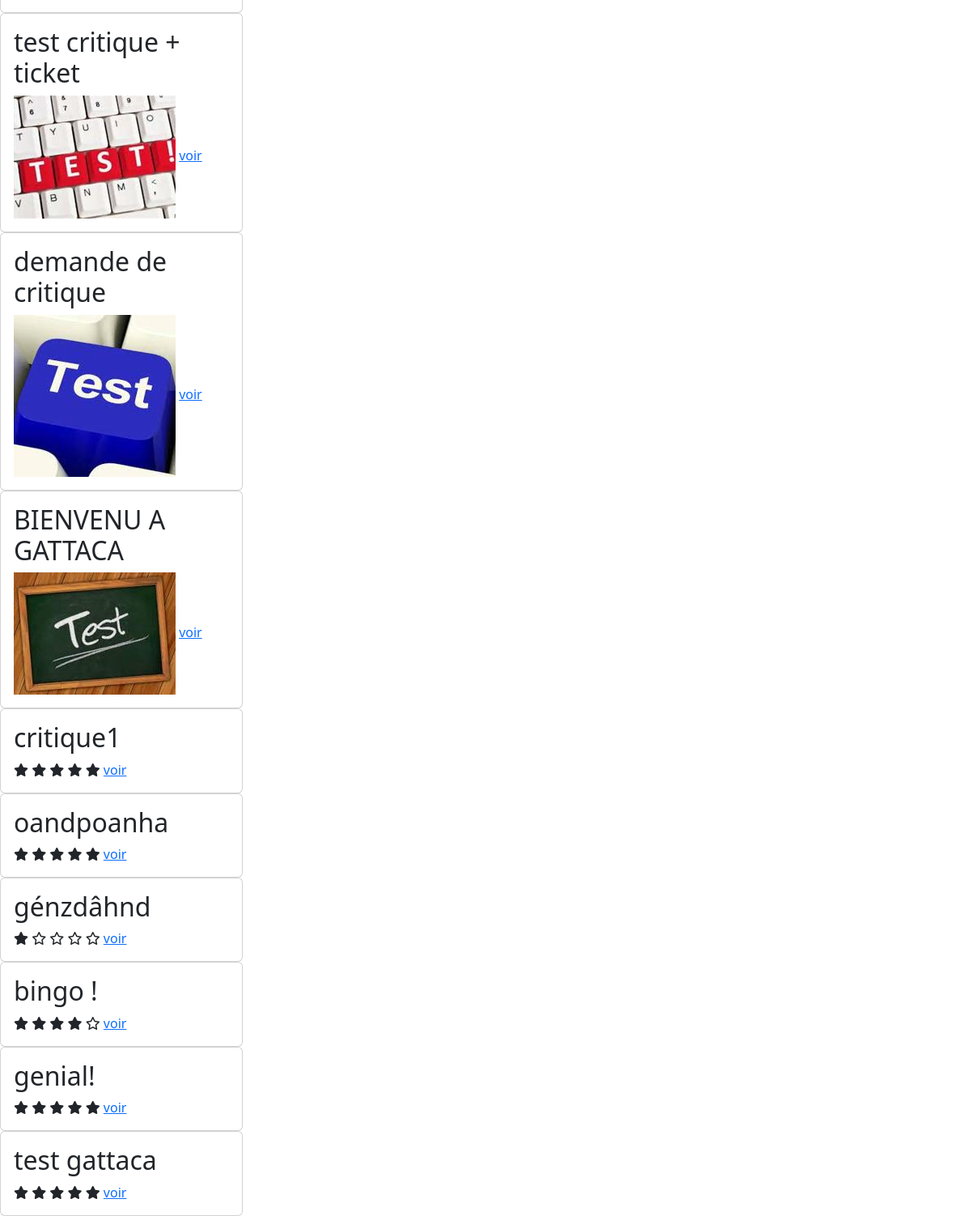
The app's page /home/ (signed in, lower part), older data.
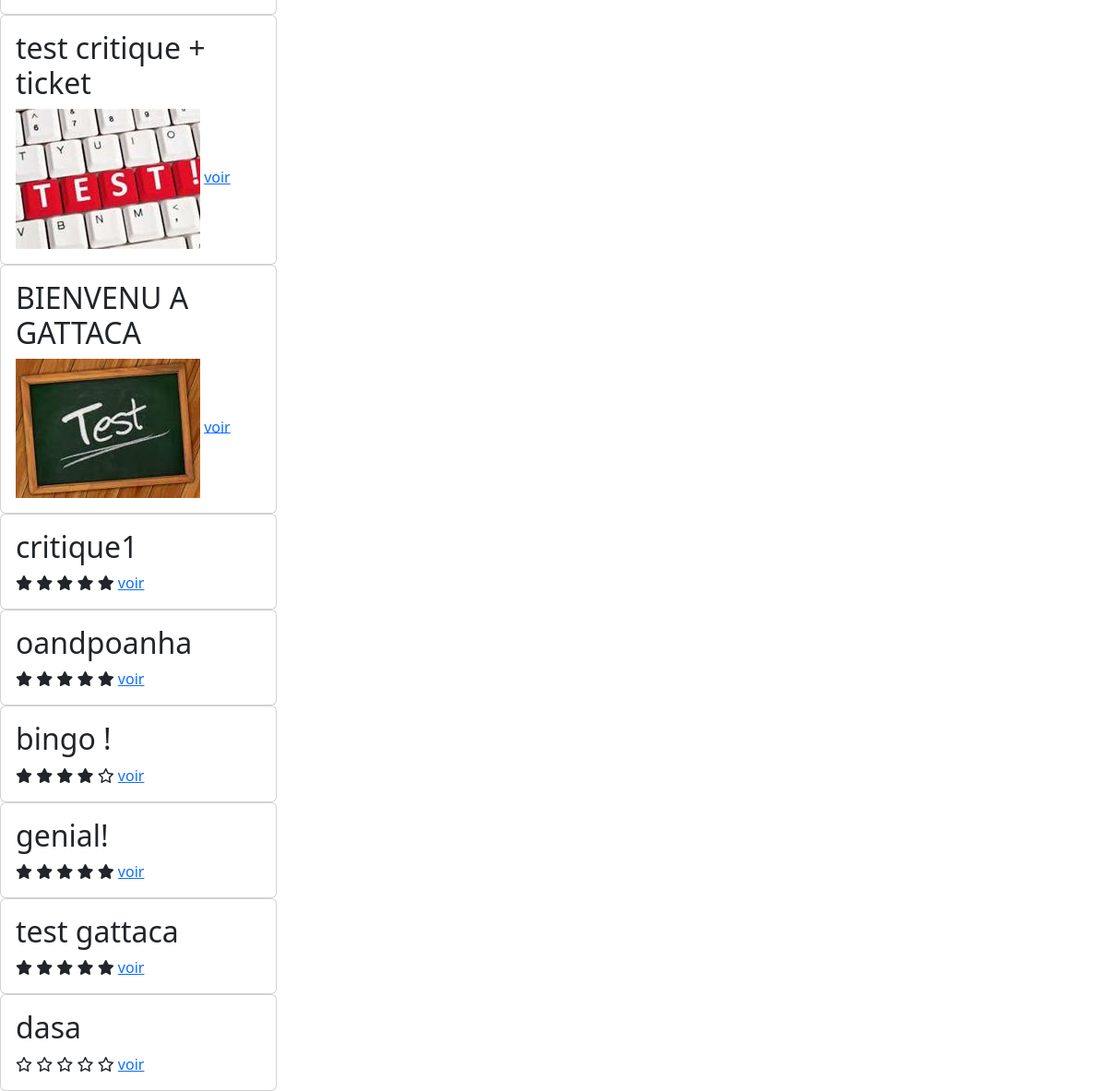
The same page, newer data.
### reviews/models.py (models this page shows, shortened)
class Ticket(models.Model):
    title = models.fields.CharField(max_length=128)
    description = models.fields.TextField(max_length=2048, blank=True)
    image = models.ImageField(null=True, blank=True)
    time_created = models.DateTimeField(auto_now_add=True)
    last_edited = models.DateTimeField(auto_now_add=True, null=True)
    user = models.ForeignKey(settings.AUTH_USER_MODEL, null=True, on_delete=models.CASCADE)
    IMAGE_MAX_SIZE = (200, 200)

class Review(models.Model):
    class Rating(models.IntegerChoices):
        ZERO = 0
        ONE = 1
        TWO = 2
        THREE = 3
        FOUR = 4
        FIVE = 5
    ticket = models.ForeignKey(Ticket, on_delete=models.CASCADE)
    headline = models.fields.CharField(max_length=128)
    body = models.fields.TextField(max_length=8192, blank=True)
    rating = models.fields.IntegerField(choices=Rating.choices, default=0)
    time_created = models.DateTimeField(auto_now_add=True)
    last_edited = models.DateTimeField(auto_now_add=True, null=True)
    user = models.ForeignKey(settings.AUTH_USER_MODEL, on_delete=models.CASCADE)

### reviews/views.py (the view)
# urls.py: 2. Add a URL to urlpatterns:  path('', views.home, name='home')
@login_required
def home(request):
    tickets = models.Ticket.objects.all()
    reviews = models.Review.objects.all()
    return render(request, 'reviews/home.html', context={'tickets': tickets, 'reviews': reviews})

### reviews/templates/reviews/home.html (shortened to what this page needs)
{% extends 'base.html' %}
{% block content %}
    <div class="col">
        {% for ticket in tickets %}
        <div class="card col-sm-3">
            <div class="card-body">
                <h2 class="card-title">{{ ticket.title }}</h2>
                {% if ticket.image %}
                    <img src="{{ ticket.image.url }}">
                {% endif %}
                    <a href="{% url 'view_ticket' ticket.id %}">voir</a>
            </div>
        </div>
        {% endfor %}
        {% for review in reviews %}
        <div class="card col-sm-3">
            <div class="card-body">
                <h2 class="card-title">{{ review.headline }}</h2>
                {% if review.rating == 0 %}
                    <i class="fa-regular fa-star"></i>
                    <i class="fa-regular fa-star"></i>
                    <i class="fa-regular fa-star"></i>
                    <i class="fa-regular fa-star"></i>
                    <i class="fa-regular fa-star"></i>
                {% elif review.rating == 1 %}
                    <i class="fa-solid fa-star"></i>
                    <i class="fa-regular fa-star"></i>
                    <i class="fa-regular fa-star"></i>
                    <i class="fa-regular fa-star"></i>
                    <i class="fa-regular fa-star"></i>
                {% elif review.rating == 2 %}
                    <i class="fa-solid fa-star"></i>
                    <i class="fa-solid fa-star"></i>
                    <i class="fa-regular fa-star"></i>
                    <i class="fa-regular fa-star"></i>
                    <i class="fa-regular fa-star"></i>
                {% elif review.rating == 3 %}
                    <i class="fa-solid fa-star"></i>
                    <i class="fa-solid fa-star"></i>
                    <i class="fa-solid fa-star"></i>
                    <i class="fa-regular fa-star"></i>
                    <i class="fa-regular fa-star"></i>
                {% elif review.rating == 4 %}
                    <i class="fa-solid fa-star"></i>
                    <i class="fa-solid fa-star"></i>
                    <i class="fa-solid fa-star"></i>
                    <i class="fa-solid fa-star"></i>
                    <i class="fa-regular fa-star"></i>
                {% elif review.rating == 5 %}
                    <i class="fa-solid fa-star"></i>
                    <i class="fa-solid fa-star"></i>
                    <i class="fa-solid fa-star"></i>
                    <i class="fa-solid fa-star"></i>
                    <i class="fa-solid fa-star"></i>
                {% endif %}
                <a href="{% url 'view_review' review.id %}">voir</a>
            </div>
        </div>
        {% endfor %}
        </div>
{% endblock content %}

Row changes from the older to the newer data that the page shows:
removed Ticket: title "demande de critique", image (picture)
removed Review: headline "génzdâhnd", rating 1 (drawn)
added Review: headline "dasa", rating 0 (drawn)
